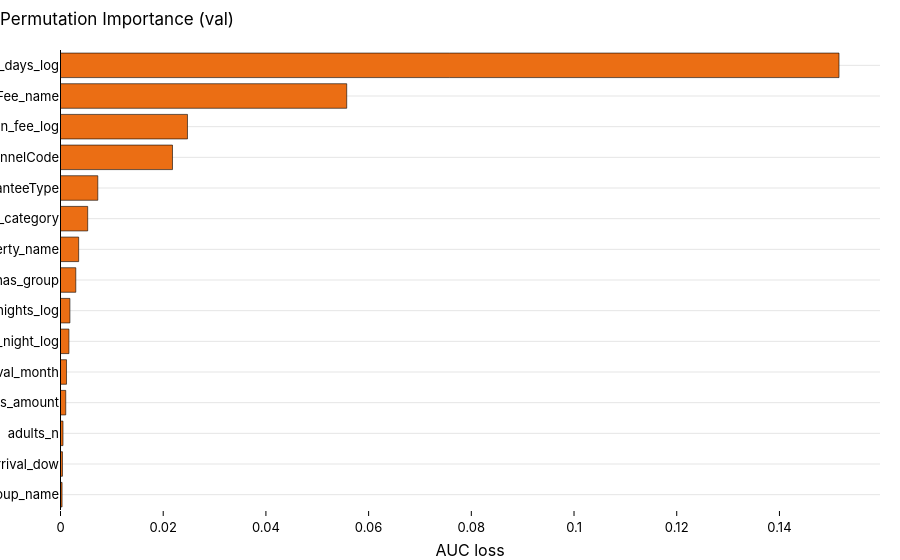

This figure's notebook cell:
### Markdown cell above
## §11 - Explainability (XAI)

### Code cell
# =============================================================================
# §11a PERMUTATION IMPORTANCE  (HistGB has no native gain -> permutation)
# =============================================================================
# Measures the AUC loss when shuffling each RAW column (model-agnostic).
from sklearn.inspection import permutation_importance
_n = min(5000, len(X_val)); Xs = X_val.sample(_n, random_state=SEED); ys = y_val.loc[Xs.index]
perm = permutation_importance(model, Xs, ys, scoring="roc_auc", n_repeats=5, random_state=SEED, n_jobs=-1)
perm_df = (pd.DataFrame({"parent": FEATURES, "gain": perm.importances_mean,
                         "std": perm.importances_std})
             .sort_values("gain", ascending=False))
# IMPORTANT for the Dash model page: columns 'parent' + 'gain' (it reads exactly those).
perm_df[["parent", "gain"]].to_csv(TAB / "feature_importances_by_feature.csv", index=False)
perm_df.to_csv(TAB / "permutation_importance.csv", index=False)
top = perm_df.head(15)
P.horizontal_importance(top["parent"][::-1].tolist(), top["gain"][::-1].tolist(),
                        title="Permutation Importance (val)", xaxis_title="AUC loss").show()

### Figure 1 — Plotly figure (JSON) as saved in the notebook; plotly's stock layout.template omitted (floating-point values rounded to 4 significant figures)
{"data": [{"marker": {"color": ["#EB6E14", "#EB6E14", "#EB6E14", "#EB6E14", "#EB6E14", "#EB6E14", "#EB6E14", "#EB6E14", "#EB6E14", "#EB6E14", "#EB6E14", "#EB6E14", "#EB6E14", "#EB6E14", "#EB6E14"], "line": {"color": "#000000", "width": 0.6}}, "orientation": "h", "type": "bar", "x": [0.0003064, 0.0003813, 0.0004843, 0.001022, 0.001175, 0.001645, 0.001835, 0.002981, 0.003538, 0.005297, 0.007264, 0.02181, 0.02473, 0.05574, 0.1516], "y": ["unitGroup_name", "arrival_dow", "adults_n", "log_gross_amount", "arrival_month", "gross_per_night_log", "los_nights_log", "has_group", "property_name", "ratePlan_category", "guaranteeType", "channelCode", "diff_gross_cancellation_fee_log", "cancellationFee_name", "lead_time_days_log"]}], "layout": {"shapes": [{"line": {"color": "#000000", "width": 1}, "type": "line", "x0": 0, "x1": 0, "xref": "x", "y0": 0, "y1": 1, "yref": "y domain"}], "title": {"text": "Permutation Importance (val)"}, "xaxis": {"title": {"text": "AUC loss"}}}}
